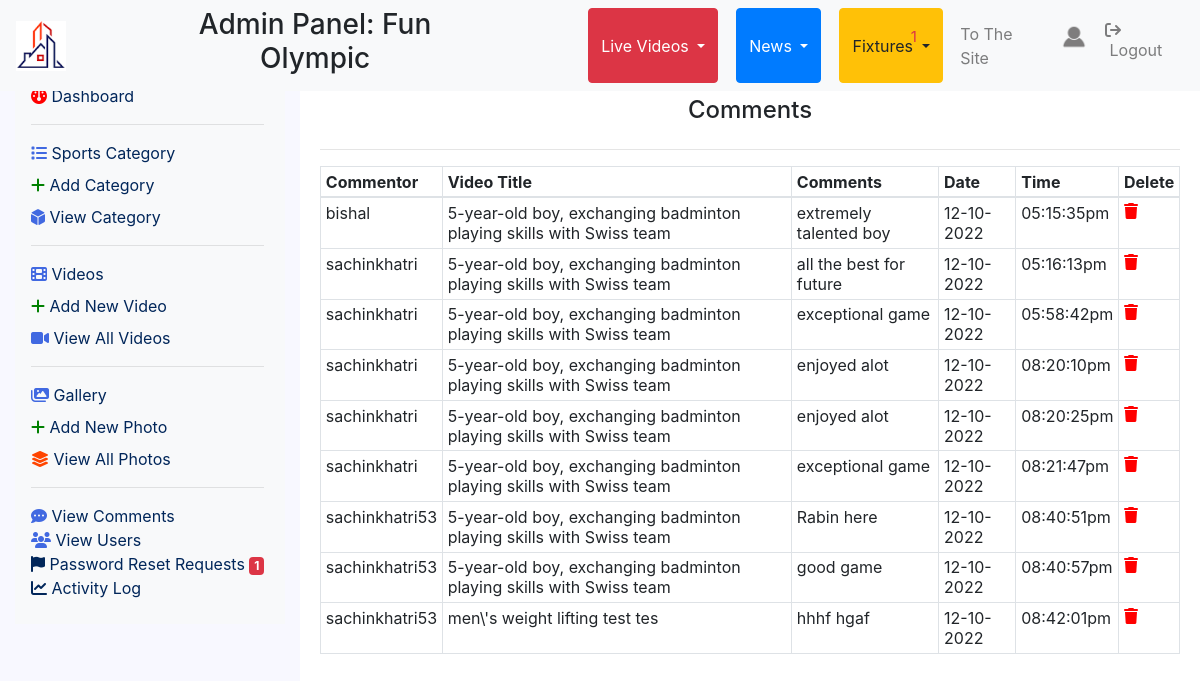
Screenshot of /admin/view_comments.php (signed in) with the database file from the repository.
### tables this page shows
CREATE TABLE `users` (
  `uid` int(11) NOT NULL,
  `fullname` varchar(255) NOT NULL,
  `phone` varchar(255) NOT NULL,
  `nationality` varchar(255) NOT NULL,
  `email` varchar(255) NOT NULL,
  `profile_image` varchar(255) NOT NULL,
  `username` varchar(255) NOT NULL,
  `password` varchar(255) NOT NULL,
  `status` varchar(255) NOT NULL,
  `registered_date` varchar(255) NOT NULL,
  `is_admin` int(11) NOT NULL,
  `last_login` varchar(255) NOT NULL
);

CREATE TABLE `comments` (
  `comment_id` int(11) NOT NULL,
  `uid` int(11) NOT NULL,
  `vid` int(11) NOT NULL,
  `comment` varchar(1000) NOT NULL,
  `date` varchar(255) NOT NULL,
  `time` varchar(255) NOT NULL
);

CREATE TABLE `videos` (
  `vid` int(11) NOT NULL,
  `title` varchar(255) NOT NULL,
  `category_title` varchar(255) NOT NULL,
  `description` mediumtext NOT NULL,
  `video_path` varchar(255) NOT NULL,
  `tags` varchar(255) NOT NULL,
  `views` int(11) NOT NULL,
  `upload_date` varchar(255) NOT NULL,
  `upload_time` varchar(255) NOT NULL
);

### admin/functions.php (called while the page is built, shortened)
<?php include "../db.php"?>
<?php
function recordCount($table){
    global $connection;
    $query = "SELECT * FROM " . $table;
    $select_from_table = mysqli_query($connection, $query);
    $result = mysqli_num_rows($select_from_table);
    return $result;
}
?>

### admin/view_comments.php (the view, shortened to what this page needs)
<?php include "admin_header.php" ?>
<div class="col-md-3" id="sidebar">
    <?php include "sidebar.php"?>
</div>
<div class="col-md-9" id="main-container">
    <h4 class="text-center">Comments</h4>
        <?php
        if(recordCount('comments')==0){
            echo"<h5 class='text-danger'>No comments</h5>";
        }
        else{
        echo "<div class='row'>
                <div class='col-md-12'>
                    <div class='table-responsive'>
                        <table class='table table-bordered table-sm'>
                            <hr>
                            <thead>
                                <tr>
                                    <th>Commentor</th>
                                    <th>Video Title</th>
                                    <th>Comments</th>
                                    <th>Date</th>
                                    <th>Time</th>
                                    <th>Delete</th>
                                </tr>
                            </thead>
                            <tbody>";
                            $query = 'SELECT * FROM comments';
                            $select_comments = mysqli_query($connection, $query);
                            while($row = mysqli_fetch_assoc($select_comments)) {
                                $comment_id                = $row['comment_id'];
                                $commentor     = $row['uid'];
                                $vid = $row['vid'];
                                $comment     = $row['comment'];
                                $uploaded_date     = $row['date'];
                                $uploaded_time     = $row['time'];
                                $query_video = "SELECT * FROM videos WHERE vid = $vid";
                                $select_video = mysqli_query($connection, $query_video);
                                while($row = mysqli_fetch_assoc($select_video)) {
                                    $video_title = $row['title'];
                                }
                                $query_user = "SELECT * FROM users WHERE uid = $commentor";
                                $select_user = mysqli_query($connection, $query_user);
                                while($row = mysqli_fetch_assoc($select_user)) {
                                    $username = $row['username'];
                                }
                                ?>
                                <?php
                                echo "<tr>
                            <td>$username</td>
                            <td>$video_title</td>
                            <td>$comment</td>
                            <td>$uploaded_date</td>
                            <td>$uploaded_time</td>
                            <td><a href='view_comments.php?delete=$comment_id&title=$video_title'  style='color:red;' onClick=\"javascript: return confirm('Are you sure you want to delete?'); \" data-toggle='tooltip' data-placement='bottom' title='delete'><i class='fa-solid fa-trash'></i></a></td>
                            </tr>";
                            }
                            echo "</tbody>
                        </table>
                    </div>
                </div>
            </div>";
        }?>
</div>
<?php include "admin_footer.php" ?>

### admin/admin_header.php (shortened to what this page needs)
<?php include "functions.php" ?>
<?php
$username = $_SESSION['username'];
?>
<!DOCTYPE html>
<html lang="en">
<head>
    <link rel="stylesheet" href="https://stackpath.bootstrapcdn.com/bootstrap/4.5.0/css/bootstrap.min.css">
    <link rel="stylesheet" href="https://maxcdn.bootstrapcdn.com/font-awesome/4.7.0/css/font-awesome.min.css">
    <link rel="stylesheet" href="css/style.css">
</head>
<body>
    <div class="container-fluid">
        <nav class="navbar navbar-expand-md fixed-top navbar-light bg-light">
            <a class="navbar-brand" href="../admin/"><img src="../images/logo.png" height="50" width="50" alt=""></a>
            <div class="collapse navbar-collapse" id="navbarNav">
                <ul class="navbar-nav mr-auto">
                    <h3 class="text-center">Admin Panel: Fun Olympic</h3>
                    <div class="btn-group">
                        <button type="button" class="btn btn-danger dropdown-toggle" data-toggle="dropdown"
                            aria-haspopup="true" aria-expanded="false">
                            Live Videos
                        </button>
                    </div>
                    <div class="btn-group">
                        <button type="button" class="btn btn-primary dropdown-toggle" data-toggle="dropdown"
                            aria-haspopup="true" aria-expanded="false">
                            News
                        </button>
                    </div>
                    <div class="btn-group">
                        <button type="button" class="btn btn-warning dropdown-toggle" data-toggle="dropdown"
                            aria-haspopup="true" aria-expanded="false">
                            Fixtures
                        </button>
                    </div>
                </ul>
                <ul class="navbar-nav">
                <li class="nav-item">
                        <a href="view_emails.php" class="nav-link text-danger" style="font-size:25px" data-toggle="tooltip" title="Emails"><i class="fa-solid fa-bell"></i>
                        <sup><small>
                            <?php
                        $query = "SELECT * FROM emails WHERE status='unread'";
                        $select_from_table = mysqli_query($connection, $query);
                        echo mysqli_num_rows($select_from_table);
                        ?>
                        </small></sup>
                        </a>
                    </li>
                    <li class="nav-item">
                        <a href="../home.php" class="nav-link" target="_blank">To The Site</a>
                    </li>
                    <li class="nav-item">
                        <a class="nav-link" href="profile.php">
                        <?php
                            $query = "SELECT * FROM users WHERE username = '$username'";
                            $select_user = mysqli_query($connection, $query);
                            while($row = mysqli_fetch_assoc($select_user)) {
                                $profile_image = $row['profile_image'];
                            ?>
                            <img
                                src="../images/<?php echo $profile_image ?>"
                                height="30" width="30" alt="" style="border-radius:50%"
                                ><?php } ?>
                            </a>
                    </li>
                    <li class="nav-item">
                        <a class="nav-link" href="../logout.php"><i
                                class="fa-solid fa-arrow-right-from-bracket"></i>&nbsp;Logout</a>
                    </li>
                </ul>
            </div>
        </nav>
        <div class="row">
        </div>
        <div class="row">

### admin/css/style.css (style rules this page uses)
html { height: 100%; }
#main-container { margin-top: 60px; position: fixed; left:25%; height: 90%; overflow-y: auto; padding: 20px; }
#sidebar { padding-top:60px; background-color: ghostwhite; position: fixed; left:0; height: 100%; overflow-y: auto; }

### admin/css/sidebar.css (style rules this page uses)
ul { margin-left:-40px; }
ul li { list-style: none; color:#01265a; }
ul li a { color: #01265a; }

### rows the page displays
users: profile_image (placeholder picture)
comments: uid.username "bishal", vid.title "5-year-old boy, exchanging badminton playing skills with Swiss team", comment "extremely talented boy", date "12-10-2022", time "05:15:35pm"
comments: uid.username "sachinkhatri", vid.title "5-year-old boy, exchanging badminton playing skills with Swiss team", comment "all the best for future", date "12-10-2022", time "05:16:13pm"
comments: comment "exceptional game", date "12-10-2022", time "05:58:42pm"
users: username "sachinkhatri"
videos: title "5-year-old boy, exchanging badminton playing skills with Swiss team"
comments: comment "enjoyed alot", date "12-10-2022", time "08:20:10pm"
comments: comment "enjoyed alot", date "12-10-2022", time "08:20:25pm"
comments: vid.title "5-year-old boy, exchanging badminton playing skills with Swiss team", comment "exceptional game", date "12-10-2022", time "08:21:47pm"
comments: uid.username "sachinkhatri53", comment "Rabin here", date "12-10-2022", time "08:40:51pm"
comments: uid.username "sachinkhatri53", comment "good game", date "12-10-2022", time "08:40:57pm"
comments: uid.username "sachinkhatri53", vid.title "men\\'s weight lifting test tes", comment "hhhf hgaf", date "12-10-2022", time "08:42:01pm"

### other values shown
mysqli_num_rows($select_from_table) "1"
pending_password_reset_count() "1"
